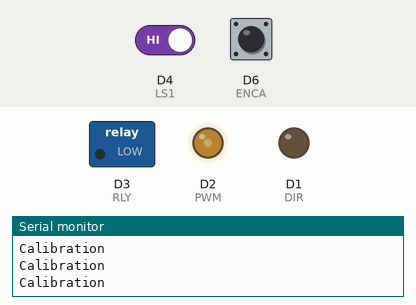
A sketch run on a simulated ESP8266 (NodeMCU). Shown: switched loads named in the sketch (green lamp = pin HIGH), output pins drawn as LEDs (lit = HIGH), the last lines printed to the serial monitor. The test bench sets the inputs (shaded band); at power-on: D4 (LS1) HIGH, D6 (ENCA) HIGH.

Above: at 1.2 s.
1.3 s: D4 (LS1) driven LOW
At 2.2 s:
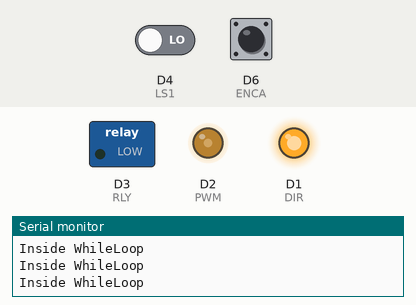
Timing chart, 0 to 4.3 s (numbered marks = the images above; inputs shaded):
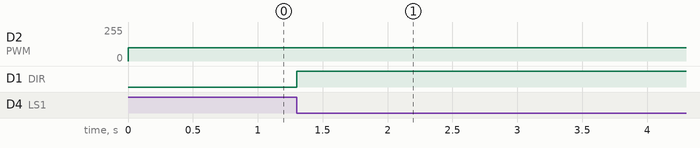

The sketch:

M2.ino
```cpp
#define ENCA D6
#define ENCB D5
#define ENCZ D7
#define LS1 D4

#define PWM D2
#define DIR D1
#define RLY D3

int PWM_Value= 100;
volatile long pos=0;

// void EncoderData();
volatile long count = 0;
ICACHE_RAM_ATTR void EncoderDataA()
{
  if(digitalRead(ENCB) == LOW)
  count--;
  else
  count++;
}


// void InitialCalibration();
int Calibration_Flag = LOW;
int Bot_Flag = LOW;
void InitialCalibration()
{
  Calibration_Flag = HIGH;
  while(Bot_Flag == LOW)
  {
  Serial.println("Calibration");
  digitalWrite(RLY,LOW);
  digitalWrite(DIR,LOW);
  analogWrite(PWM,PWM_Value);
  }
}


// void LimitSwitch();
ICACHE_RAM_ATTR void LimitSwitch()
{
  count=0;
  Bot_Flag = HIGH;
}


void setup()
{
  Serial.begin(9600);
  pinMode(ENCA, INPUT_PULLUP);
  pinMode(ENCB, INPUT_PULLUP);
  pinMode(LS1, INPUT);
  pinMode(PWM, OUTPUT);
  pinMode(DIR, OUTPUT);
  pinMode(RLY,OUTPUT);
  digitalWrite(RLY,HIGH);
  attachInterrupt(digitalPinToInterrupt(ENCA), EncoderDataA, RISING);
  // attachInterrupt(digitalPinToInterrupt(ENCB), EncoderDataB, RISING)
  attachInterrupt(digitalPinToInterrupt(LS1), LimitSwitch, FALLING);
}


void loop()
{
  if(Calibration_Flag==LOW)
  InitialCalibration();

  while(Bot_Flag == HIGH)
  {
    if(count<2000)
    {
    digitalWrite(RLY,LOW);
    digitalWrite(DIR,HIGH);
    analogWrite(PWM,PWM_Value);
    Serial.println("Inside WhileLoop");
    }

    analogWrite(PWM,0);
    digitalWrite(RLY,HIGH);
    yield();
  }


}
```

Measured:
- after the input at 1.3 s, D1 (DIR): LOW → HIGH at once
